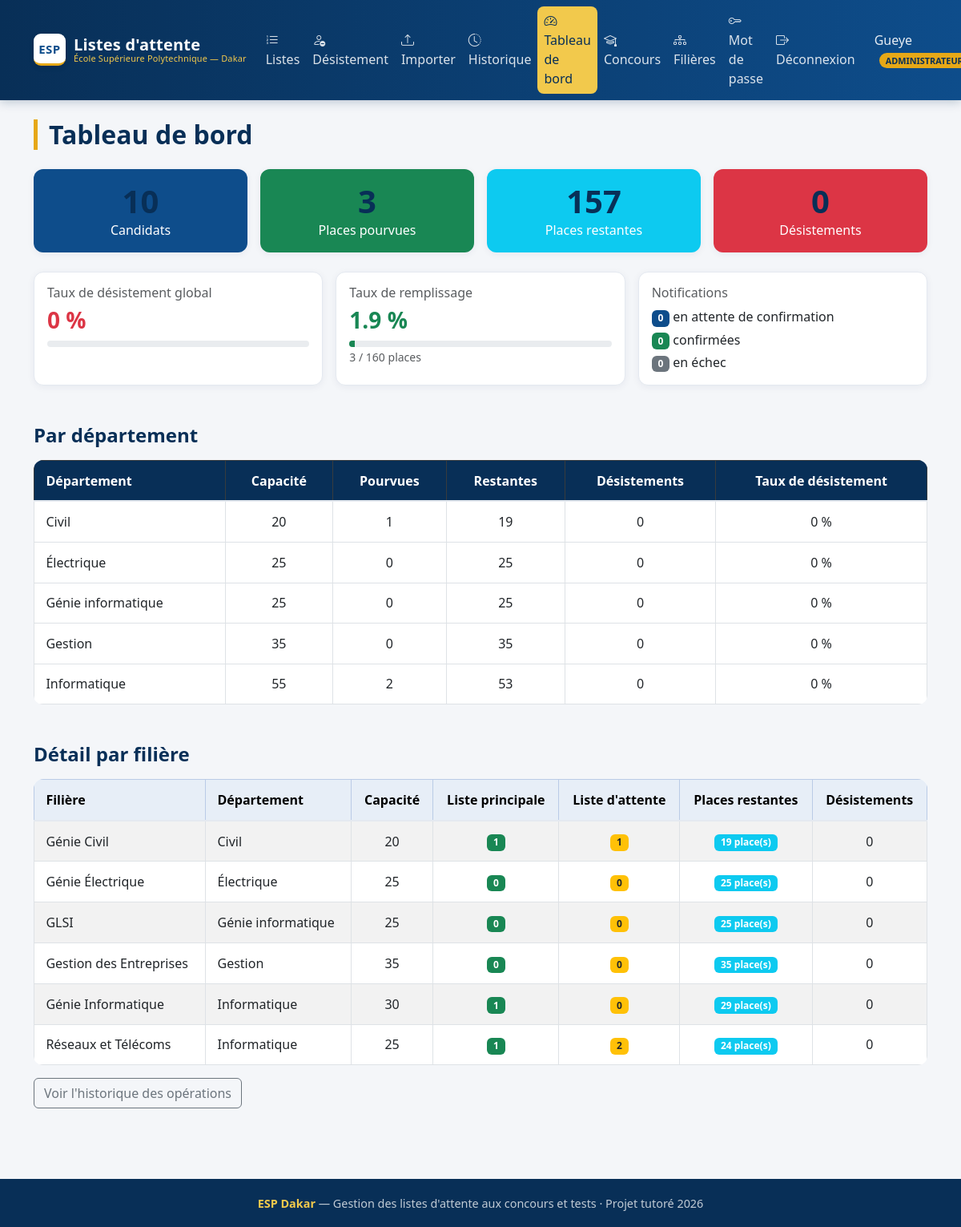
Page /pages/dashboard.php (signed in) on the committed database.
### tables this page shows
CREATE TABLE filieres (
    id INT AUTO_INCREMENT PRIMARY KEY,
    nom VARCHAR(150) NOT NULL,
    departement VARCHAR(100) NOT NULL,
    capacite_accueil INT NOT NULL,
    concours_id INT,
    FOREIGN KEY (concours_id) REFERENCES concours(id)
);

### pages/dashboard.php (the view, shortened to what this page needs)
<?php
require '../config/database.php';
include '../includes/header.php';
$statsParFiliere = $pdo->query("
    SELECT f.id, f.nom AS filiere, f.departement, f.capacite_accueil,
        (SELECT COUNT(*) FROM inscriptions i JOIN listes l ON i.liste_id = l.id
         WHERE l.filiere_id = f.id AND l.type = 'principale') AS nb_principale,
        (SELECT COUNT(*) FROM inscriptions i JOIN listes l ON i.liste_id = l.id
         WHERE l.filiere_id = f.id AND l.type = 'attente') AS nb_attente,
        (SELECT COUNT(*) FROM desistements d WHERE d.filiere_id = f.id) AS nb_desistements
    FROM filieres f
    ORDER BY f.departement, f.nom
")->fetchAll();
$totalCandidats   = (int) $pdo->query("SELECT COUNT(*) FROM utilisateurs WHERE role = 'candidat'")->fetchColumn();
$totalCapacite = 0; $totalPourvues = 0; $totalAttente = 0; $totalDesistements = 0;
$parDepartement = [];
foreach ($statsParFiliere as $s) {
    $totalCapacite     += $s['capacite_accueil'];
    $totalPourvues     += $s['nb_principale'];
    $totalDesistements += $s['nb_desistements'];
    $dep = $s['departement'];
    if (!isset($parDepartement[$dep])) {
        $parDepartement[$dep] = ['capacite' => 0, 'pourvues' => 0, 'attente' => 0, 'desistements' => 0];
    }
    $parDepartement[$dep]['capacite']     += $s['capacite_accueil'];
    $parDepartement[$dep]['pourvues']     += $s['nb_principale'];
    $parDepartement[$dep]['attente']      += $s['nb_attente'];
    $parDepartement[$dep]['desistements'] += $s['nb_desistements'];
}
$totalRestantes = max(0, $totalCapacite - $totalPourvues);
function tauxDesistement(int $desistements, int $pourvues): float
{
    $base = $pourvues + $desistements;
    return $base > 0 ? round($desistements / $base * 100, 1) : 0.0;
}
$tauxGlobal = tauxDesistement($totalDesistements, $totalPourvues);
$tauxRemplissage = $totalCapacite > 0 ? round($totalPourvues / $totalCapacite * 100, 1) : 0.0;
$notifs = $pdo->query("
    SELECT
        SUM(statut = 'envoyee')  AS envoyees,
        SUM(statut = 'confirmee') AS confirmees,
        SUM(statut = 'echouee')  AS echouees,
        COUNT(*) AS total
    FROM notifications
")->fetch();
?>
<h2 class="page-title">Tableau de bord</h2>
<div class="row g-3 mb-4">
    <div class="col-md-3 col-6">
        <div class="card text-white bg-primary h-100">
            <div class="card-body text-center">
                <h1 class="mb-0"><?= $totalCandidats ?></h1>
                <p class="mb-0">Candidats</p>
            </div>
        </div>
    </div>
    <div class="col-md-3 col-6">
        <div class="card text-white bg-success h-100">
            <div class="card-body text-center">
                <h1 class="mb-0"><?= $totalPourvues ?></h1>
                <p class="mb-0">Places pourvues</p>
            </div>
        </div>
    </div>
    <div class="col-md-3 col-6">
        <div class="card text-white bg-info h-100">
            <div class="card-body text-center">
                <h1 class="mb-0"><?= $totalRestantes ?></h1>
                <p class="mb-0">Places restantes</p>
            </div>
        </div>
    </div>
    <div class="col-md-3 col-6">
        <div class="card text-white bg-danger h-100">
            <div class="card-body text-center">
                <h1 class="mb-0"><?= $totalDesistements ?></h1>
                <p class="mb-0">Désistements</p>
            </div>
        </div>
    </div>
</div>
<div class="row g-3 mb-5">
    <div class="col-md-4">
        <div class="card h-100">
            <div class="card-body">
                <h6 class="text-muted">Taux de désistement global</h6>
                <h3 class="text-danger"><?= $tauxGlobal ?> %</h3>
                <div class="progress" style="height: 8px;">
                </div>
            </div>
        </div>
    </div>
    <div class="col-md-4">
        <div class="card h-100">
            <div class="card-body">
                <h6 class="text-muted">Taux de remplissage</h6>
                <h3 class="text-success"><?= $tauxRemplissage ?> %</h3>
                <div class="progress" style="height: 8px;">
                    <div class="progress-bar bg-success" style="width: <?= $tauxRemplissage ?>%"></div>
                </div>
                <small class="text-muted"><?= $totalPourvues ?> / <?= $totalCapacite ?> places</small>
            </div>
        </div>
    </div>
    <div class="col-md-4">
        <div class="card h-100">
            <div class="card-body">
                <h6 class="text-muted">Notifications</h6>
                <p class="mb-1"><span class="badge bg-primary"><?= (int) $notifs['envoyees'] ?></span> en attente de confirmation</p>
                <p class="mb-1"><span class="badge bg-success"><?= (int) $notifs['confirmees'] ?></span> confirmées</p>
                <p class="mb-0"><span class="badge bg-secondary"><?= (int) $notifs['echouees'] ?></span> en échec</p>
            </div>
        </div>
    </div>
</div>
<h4 class="mb-3">Par département</h4>
<table class="table table-bordered align-middle mb-5">
    <thead class="table-dark">
        <tr>
            <th>Département</th>
            <th class="text-center">Capacité</th>
            <th class="text-center">Pourvues</th>
            <th class="text-center">Restantes</th>
            <th class="text-center">Désistements</th>
            <th class="text-center">Taux de désistement</th>
        </tr>
    </thead>
    <tbody>
        <?php foreach ($parDepartement as $dep => $d): ?>
            <?php $restantes = max(0, $d['capacite'] - $d['pourvues']); ?>
            <tr>
                <td><?= htmlspecialchars($dep) ?></td>
                <td class="text-center"><?= $d['capacite'] ?></td>
                <td class="text-center"><?= $d['pourvues'] ?></td>
                <td class="text-center"><?= $restantes ?></td>
                <td class="text-center"><?= $d['desistements'] ?></td>
                <td class="text-center"><?= tauxDesistement($d['desistements'], $d['pourvues']) ?> %</td>
            </tr>
        <?php endforeach; ?>
    </tbody>
</table>
<h4 class="mb-3">Détail par filière</h4>
<table class="table table-striped table-bordered align-middle">
    <thead class="table-primary">
        <tr>
            <th>Filière</th>
            <th>Département</th>
            <th class="text-center">Capacité</th>
            <th class="text-center">Liste principale</th>
            <th class="text-center">Liste d'attente</th>
            <th class="text-center">Places restantes</th>
            <th class="text-center">Désistements</th>
        </tr>
    </thead>
    <tbody>
        <?php if (count($statsParFiliere) === 0): ?>
            <tr><td colspan="7" class="text-center text-muted">Aucune filière</td></tr>
        <?php else: ?>
            <?php foreach ($statsParFiliere as $s): ?>
                <?php $restantes = $s['capacite_accueil'] - $s['nb_principale']; ?>
                <tr>
                    <td><?= htmlspecialchars($s['filiere']) ?></td>
                    <td><?= htmlspecialchars($s['departement']) ?></td>
                    <td class="text-center"><?= $s['capacite_accueil'] ?></td>
                    <td class="text-center"><span class="badge bg-success"><?= $s['nb_principale'] ?></span></td>
                    <td class="text-center"><span class="badge bg-warning text-dark"><?= $s['nb_attente'] ?></span></td>
                    <td class="text-center">
                        <?php if ($restantes > 0): ?>
                            <span class="badge bg-info"><?= $restantes ?> place(s)</span>
                        <?php else: ?>
                            <span class="badge bg-secondary">Complet</span>
                        <?php endif; ?>
                    </td>
                    <td class="text-center"><?= $s['nb_desistements'] ?></td>
                </tr>
            <?php endforeach; ?>
        <?php endif; ?>
    </tbody>
</table>
<p>
    <a href="/Gestion_Liste_attente/pages/historique.php" class="btn btn-outline-secondary">
        Voir l'historique des opérations
    </a>
</p>
<?php include '../includes/footer.php'; ?>

### assets/css/style.css (style rules this page uses)
:root { --esp-blue: #0E4D8B; --esp-blue-dark: #0A3A6B; --esp-blue-darker: #082F57; --esp-gold: #E6A817; --esp-gold-light: #F2C94C; --esp-bg: #f4f6f9; --esp-surface:#ffffff; --esp-text: #243140; --esp-muted: #6b7a8d; --esp-border: #e4e9f0; --esp-radius: 12px; --esp-shadow: 0 2px 10px rgba(16, 42, 77, 0.06); --esp-shadow-hover: 0 6px 22px rgba(16, 42, 77, 0.12); --bs-primary: var(--esp-blue); --bs-primary-rgb: 14, 77, 139; }
body { background-color: var(--esp-bg); color: var(--esp-text); font-family: "Segoe UI", system-ui, -apple-system, Arial, sans-serif; display: flex; flex-direction: column; min-height: 100vh; }
h1, h2, h3, h4, h5 { color: var(--esp-blue-darker); font-weight: 600; }
a { color: var(--esp-blue); }
.card { border: 1px solid var(--esp-border); border-radius: var(--esp-radius); box-shadow: var(--esp-shadow); transition: box-shadow .18s, transform .18s; }
.card.text-white { border: none; }
.card.text-white h1 { font-weight: 700; }
.table { background: var(--esp-surface); border-radius: var(--esp-radius); overflow: hidden; }
.table > :not(caption) > * > * { padding: .8rem .9rem; }
.table thead th { border-bottom: 2px solid var(--esp-border); font-weight: 600; }
.table-primary { --bs-table-bg: #e7eef7; }
.table-dark { --bs-table-bg: var(--esp-blue-darker); }
.page-title { border-left: 5px solid var(--esp-gold); padding-left: 14px; margin-bottom: 1.5rem; }

### rows in the picture
filieres: dep "Civil", capacite_accueil "20", pourvues "1", capacite_accueil "19", desistements "0", pourvues "0", nom "Génie Civil", departement "Civil", nb_principale "1", nb_attente "1", restantes "19", nb_desistements "0"
filieres: dep "Gestion", capacite_accueil "35", pourvues "0", desistements "0", nom "Gestion des Entreprises", departement "Gestion", nb_principale "0", nb_attente "0", nb_desistements "0"
filieres: departement "Informatique", capacite "55", pourvues "2", restantes "53", desistements "0", pourvues "0", nom "Réseaux et Télécoms", capacite_accueil "25", nb_principale "1", nb_attente "2", restantes "24", nb_desistements "0"
filieres: nom "Génie Électrique", departement "Électrique", capacite_accueil "25", nb_principale "0", nb_attente "0", nb_desistements "0"
filieres: nom "GLSI", departement "Génie informatique", capacite_accueil "25", nb_principale "0", nb_attente "0", nb_desistements "0"
filieres: nom "Génie Informatique", departement "Informatique", capacite_accueil "30", nb_principale "1", nb_attente "0", restantes "29", nb_desistements "0"

### other values in the picture
$_SESSION['nom'] "Gueye"
$totalCandidats "10"
$totalPourvues "3"
$totalRestantes "157"
$totalDesistements "0"
$tauxGlobal "0"
$tauxRemplissage "1.9"
$totalCapacite "160"
$notifs['envoyees'] "0"
$notifs['confirmees'] "0"
$notifs['echouees'] "0"
$dep "Électrique"
$d['capacite'] "25"
$d['pourvues'] "0"
$restantes "25"
